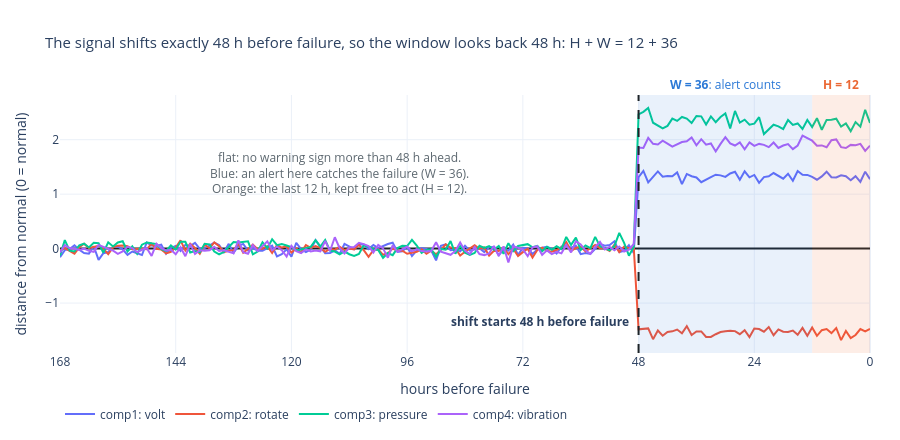

Source (notebook cell):
### Markdown cell above
<div class="timeline">
<b>When does an alarm count as a catch?</b>
<div class="svgbox"><svg viewBox="0 0 760 200" width="100%" role="img" aria-label="Timeline of the 72 hours before a breakdown: the sensor shifts 48 hours before, the error code appears 24 hours before. Alarms count between 48 and 12 hours before; the last 12 hours are kept free to act.">
<rect x="140" y="30" width="460" height="110" fill="#e3f0f1"/>
<rect x="600" y="30" width="115" height="110" fill="#f6ead6"/>
<text x="370" y="50" text-anchor="middle" fill="#0e6170" font-weight="600">Alarm counts as a catch (W = 36 h)</text>
<text x="657" y="50" text-anchor="middle" fill="#b76e00" font-weight="600">Time to act</text>
<text x="657" y="68" text-anchor="middle" fill="#b76e00" font-weight="600">(H = 12 h)</text>
<line x1="30" y1="140" x2="730" y2="140" stroke="#dfe3e1" stroke-width="2"/>
<path d="M30 118 H140 V84 H715" fill="none" stroke="#1d2327" stroke-width="3"/>
<text x="36" y="110" fill="#5d6870">sensor normal</text>
<text x="150" y="76" fill="#5d6870">sensor reads off</text>
<circle cx="370" cy="84" r="8" fill="#0e6170"/>
<text x="382" y="106" fill="#1d2327" font-weight="600">part's own error code</text>
<line x1="715" y1="24" x2="715" y2="140" stroke="#b03a3a" stroke-width="3"/>
<text x="715" y="18" text-anchor="middle" fill="#b03a3a" font-weight="600">Breakdown</text>
<text x="30" y="162" text-anchor="middle" fill="#5d6870">72 h</text>
<text x="140" y="162" text-anchor="middle" fill="#5d6870">48 h before</text>
<text x="370" y="162" text-anchor="middle" fill="#5d6870">24 h before</text>
<text x="600" y="162" text-anchor="middle" fill="#5d6870">12 h before</text>
<text x="715" y="162" text-anchor="middle" fill="#5d6870">0</text>
<text x="370" y="190" text-anchor="middle" fill="#5d6870">hours before the breakdown</text>
</svg></div>
</div>

### Code cell
# The precursor, as notebook 01 drew it (section 6): each part's own signal, averaged over all its failures, for the
# week before the failure. Drawn on top: where the signal shifts, and the scoring window that follows from it.
fig = notebook_figure("01_dataset_and_parameters", trace="comp1: volt")
fig.layout.shapes, fig.layout.annotations = (), ()
fig.add_vrect(x0=48, x1=12, fillcolor=BLUE, opacity=0.10, line_width=0)
fig.add_vrect(x0=12, x1=0, fillcolor=ORANGE, opacity=0.12, line_width=0)
fig.add_vline(x=48, line=dict(color="#1d2327", width=2, dash="dash"))
for x, text, color in [(30, "<b>W = 36</b>: alert counts", BLUE), (6, "<b>H = 12</b>", ORANGE)]:
    fig.add_annotation(x=x, y=1.0, yref="paper", yanchor="bottom", text=text, showarrow=False,
                       font=dict(size=12, color=color))
fig.add_annotation(x=48, y=0.08, yref="paper", text="<b>shift starts 48 h before failure</b>", showarrow=False,
                   xanchor="right", xshift=-8, font=dict(size=12))
fig.add_annotation(x=110, y=0.8, yref="paper", text="flat: no warning sign more than 48 h ahead.<br>"
                   "Blue: an alert here catches the failure (W = 36).<br>Orange: the last 12 h, kept free to act (H = 12).", showarrow=False,
                   font=dict(size=12, color="#5d6870"))
look(fig, "The signal shifts exactly 48 h before failure, so the window looks back 48 h: H + W = 12 + 36", 440)
fig.update_xaxes(autorange="reversed", title="hours before failure", dtick=24)
fig.update_yaxes(title="distance from normal (0 = normal)", zeroline=True, zerolinecolor="#1d2327")
fig.update_layout(margin=dict(t=95))

### Figure 1 — Plotly figure (JSON) as saved in the notebook; plotly's stock layout.template omitted (floating-point values rounded to 4 significant figures; data arrays with more than 128 entries replaced by an {"elided": "..."} marker saying what was removed)
{"data": [{"name": "comp1: volt", "type": "scatter", "x": {"elided": "169 int values"}, "y": {"elided": "169 float values"}}, {"name": "comp2: rotate", "type": "scatter", "x": {"elided": "169 int values"}, "y": {"elided": "169 float values"}}, {"name": "comp3: pressure", "type": "scatter", "x": {"elided": "169 int values"}, "y": {"elided": "169 float values"}}, {"name": "comp4: vibration", "type": "scatter", "x": {"elided": "169 int values"}, "y": {"elided": "169 float values"}}], "layout": {"annotations": [{"font": {"color": "#2a78d6", "size": 12}, "showarrow": false, "text": "<b>W = 36</b>: alert counts", "x": 30, "y": 1.0, "yanchor": "bottom", "yref": "paper"}, {"font": {"color": "#eb6834", "size": 12}, "showarrow": false, "text": "<b>H = 12</b>", "x": 6, "y": 1.0, "yanchor": "bottom", "yref": "paper"}, {"font": {"size": 12}, "showarrow": false, "text": "<b>shift starts 48 h before failure</b>", "x": 48, "xanchor": "right", "xshift": -8, "y": 0.08, "yref": "paper"}, {"font": {"color": "#5d6870", "size": 12}, "showarrow": false, "text": "flat: no warning sign more than 48 h ahead.<br>Blue: an alert here catches the failure (W = 36).<br>Orange: the last 12 h, kept free to act (H = 12).", "x": 110, "y": 0.8, "yref": "paper"}], "height": 440, "legend": {"orientation": "h", "y": -0.18}, "margin": {"b": 50, "l": 60, "r": 30, "t": 95}, "shapes": [{"fillcolor": "#2a78d6", "line": {"width": 0}, "opacity": 0.1, "type": "rect", "x0": 48, "x1": 12, "xref": "x", "y0": 0, "y1": 1, "yref": "y domain"}, {"fillcolor": "#eb6834", "line": {"width": 0}, "opacity": 0.12, "type": "rect", "x0": 12, "x1": 0, "xref": "x", "y0": 0, "y1": 1, "yref": "y domain"}, {"line": {"color": "#1d2327", "dash": "dash", "width": 2}, "type": "line", "x0": 48, "x1": 48, "xref": "x", "y0": 0, "y1": 1, "yref": "y domain"}], "title": {"font": {"size": 15}, "text": "The signal shifts exactly 48 h before failure, so the window looks back 48 h: H + W = 12 + 36"}, "xaxis": {"autorange": "reversed", "dtick": 24, "title": {"text": "hours before failure"}}, "yaxis": {"title": {"text": "distance from normal (0 = normal)"}, "zeroline": true, "zerolinecolor": "#1d2327"}}}
